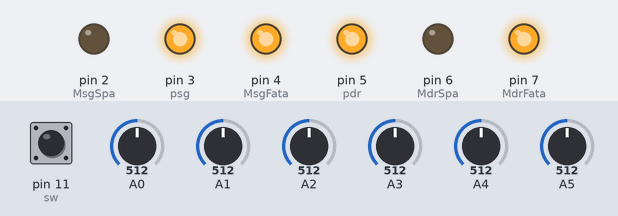
Simulated run of this sketch. Board: Arduino Uno, built with avr-gcc and run on an emulated ATmega328P. Shown: output pins drawn as LEDs (lit = HIGH). The test bench sets the inputs (shaded band); at power-on: A0 = 512, A1 = 512, A5 = 512, pin 11 (sw) HIGH, A3 = 512, A4 = 512, A2 = 512.

Above: at 1.2 s.
1.3 s: A0 set to 530
At 2.0 s:
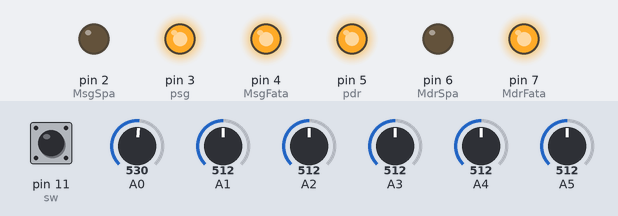
2.8 s: A1 set to 716
At 3.1 s:
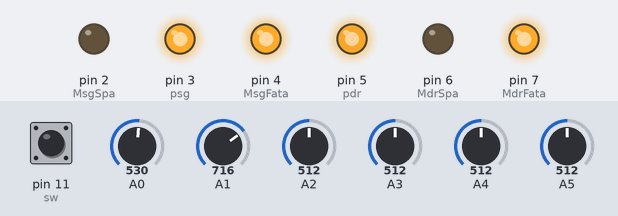
4.3 s: A5 set to 190
At 5.6 s:
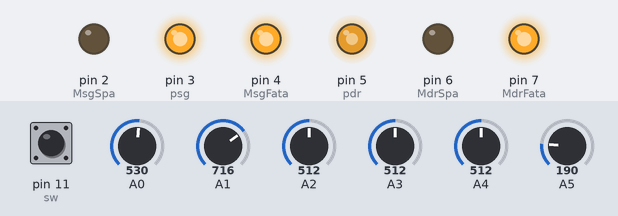
7.3 s: pin 11 (sw) pulled LOW for 3.2 s
At 8.2 s:
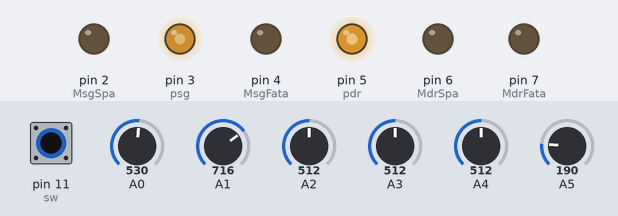
12.0 s: A3 set to 716
At 12.6 s:
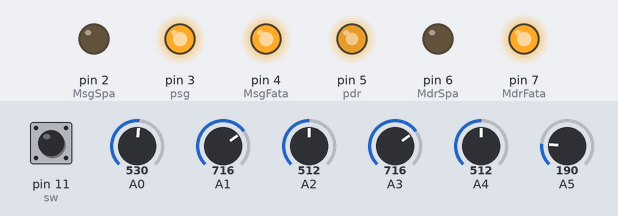
13.5 s: A4 set to 306
Timing chart, 0 to 17.5 s (numbered marks = the images above; inputs shaded):
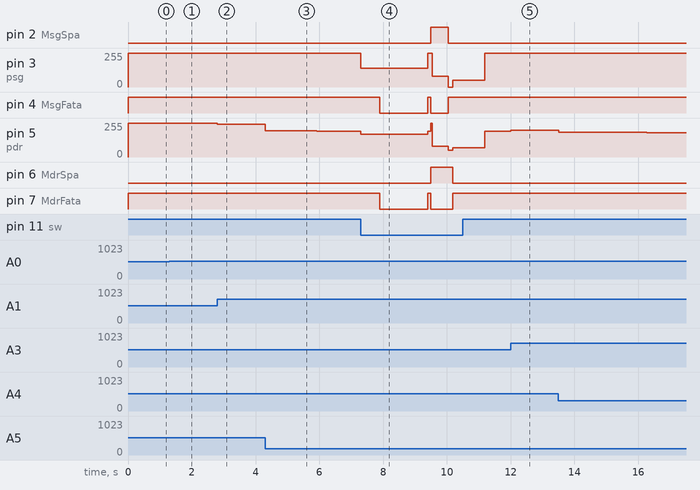

The sketch:

program_linie.ino
```cpp
//program cu caramida
const int pingPin = 4;
long duration, inches, cm;

const int MdrSpa = 6;
const int MdrFata =7;
const int pdr=5;

const int MsgSpa = 2;
const int MsgFata =4;
const int psg=3;

long sensors[] = {0,0,0,0,0,0,0,0,0,0,0,0,0,0,0,0};
long masuraSenz = 0;
int sw=11;
int sumaSenz = 0;
int p=0,s=0, c=0, pozitie = 0;
int proportional = 0;
long integral = 0;
int derivative = 0;
int propOld = 0;
int control = 0;
double pf=0,ps=0;
int  pw = 255;
float Kp = .1;
float Ki = .000001;
float Kd = 10.105;
int prop,bd=0,bs=0,nrSenz=6;
int limit =(nrSenz-1)*1000/2;

void setup()
{
 pinMode (MdrFata, OUTPUT);
 pinMode (MsgFata,OUTPUT);
 pinMode (MdrSpa, OUTPUT);
 pinMode (MsgSpa, OUTPUT);
 pinMode(pdr,OUTPUT);
 pinMode(psg,OUTPUT);
  Serial.begin(9600);
 pinMode (sw,INPUT);
 digitalWrite(sw, HIGH);
 }


void loop()
{
 citeste();
  vezi();
 decide();
 set_motors();

}

void citeste()
{
 for (int i = 0; i < nrSenz; i++)
 {
   sensors[i] = analogRead(i);

  if (sensors[i] < 200)
   {
     sensors[i] = 0;
   }
 }
masuraSenz = 0;

for (int i = 0; i < nrSenz; i ++)
 {
   masuraSenz += sensors[i] * i * 1000;
 }

sumaSenz = 0;

 for (int i = 0; i < nrSenz; i++)
 {
   sumaSenz += int(sensors[i]);
 }

pozitie = int(masuraSenz / sumaSenz);

proportional = pozitie - limit;
 prop=proportional;
if (-proportional==limit+1) proportional=propOld;

if (-prop != limit+1) {bd=0;bs=0;ps=0;pf=0;}
//if (analogRead (1)<250) bs=0;
//if (analogRead (nrSenz-2)<250)bd=0;
 integral = integral + proportional;

 derivative = proportional - propOld;


  propOld = proportional;
//Serial.print("proportional");Serial.print(' ');Serial.println(proportional); delay (100);

 control = int(proportional * Kp + integral * Ki + derivative * Kd);
}

void decide()
{

  //90
//if (analogRead (nrSenz-1)>350 && analogRead (nrSenz-3)>350) {bd=1,pf=pw/2;ps=pw/2;delay(10); citeste();baga_linie();}
//if (analogRead(0)>350 && analogRead (2)>350){bs=1;pf=pw/2; ps=pw/2; delay(10);citeste();baga_linie();}
//opreste
//if (analogRead(0)>350 && analogRead (nrSenz-1)>350){ delay(20);if (analogRead(0)>250 && analogRead (nrSenz-1)>250)opreste();}

//cauta linie
if (proportional>1500 && -prop==limit+1 ) {bs=1;pf=pw;ps=pw/5;baga_linie();}
if (proportional<-1500 && -prop==limit+1 ) {bd=1;pf=pw; ps=pw/5;baga_linie();}


//90

//Serial.print("bs");Serial.print(' ');Serial.println(bs); delay (100);
//Serial.print("bd");Serial.print(' ');Serial.println(bd); delay (100);


}


void baga_linie()
{

while (bs==1)
 {
   citeste();
   ps=ps+.05;
  //Serial.print("ps");Serial.print(' ');Serial.println(ps);// delay (100);
  if (ps>pw) ps=pw;

  digitalWrite(MsgSpa,1);
  digitalWrite(MdrSpa,0);
  digitalWrite(MsgFata,0);
  digitalWrite(MdrFata,1);//////
  analogWrite(psg,ps);
  analogWrite(pdr,pf);


//   control = pw;
 }

 while (bd==1)
 {
   citeste();
    ps=ps+.05;
  if (ps>pw) ps=pw;
  digitalWrite(MsgSpa,0);
  digitalWrite(MdrSpa,1);
  digitalWrite(MsgFata,1);
  digitalWrite(MdrFata,0);
  analogWrite(pdr,ps);
  analogWrite(psg,pf);

 // control = -pw;
 }


}
void set_motors()
{
 digitalWrite(MdrSpa,0);
 digitalWrite(MsgSpa,0);
//Serial.print("bs");Serial.print(' ');Serial.println(bs); delay (100);
//Serial.print("bd");Serial.print(' ');Serial.println(bd); delay (100);
  if (control > pw)
 {
   control = pw;
 }


 if (control < -pw)
 {
   control = -pw;
 }

 if (control < 0)
 {
   digitalWrite(MdrSpa,0);
 digitalWrite(MsgSpa,0);
 digitalWrite(MdrFata,1);
 digitalWrite(MsgFata,1);
   analogWrite(pdr, pw + control);
   analogWrite(psg, pw);
 }
else
 {
   digitalWrite(MdrSpa,0);
 digitalWrite(MsgSpa,0);
 digitalWrite(MdrFata,1);
 digitalWrite(MsgFata,1);
   analogWrite(pdr, pw);
   analogWrite(psg, pw - control);
 }
}

void opreste()
{


  digitalWrite(MdrSpa,0);
  digitalWrite(MsgFata,0);
  digitalWrite(MsgSpa,0);
  digitalWrite(MdrFata,0);
 while (1);
}

void vezi()
{
   if (digitalRead(sw)==0) p++ ;
   if (p==1 && s==0)
   {
      digitalWrite(MdrSpa,0);
      digitalWrite(MsgSpa,0);
      digitalWrite(MsgFata,1);
      digitalWrite(MdrFata,1);
      analogWrite(psg,140);
      analogWrite(pdr,170);
      delay(600);s=1;
       digitalWrite(MdrSpa,0);
       digitalWrite(MsgFata,0);
      digitalWrite(MsgSpa,0);
      digitalWrite(MdrFata,0);
      delay(1500);

   }
   //Serial.println(c);
   if (p>100 && s==1 && c==0) caramida();


 // Serial.print(cm);  Serial.print("cm");  Serial.println();  delay(100);
}


void caramida()
{
  bs=0;bd=0;
 c=1;

//spate
  digitalWrite(MdrSpa,1);
  digitalWrite(MdrFata,0);
  analogWrite(pdr,pw);
  digitalWrite(MsgFata,0);
  digitalWrite(MsgSpa,1);
  analogWrite(psg,pw);

  delay (50);
  digitalWrite(MdrSpa,1);
  digitalWrite(MsgSpa,1);
  analogWrite(pdr,80);
 analogWrite(psg,80);
 digitalWrite(MdrFata,0);
 digitalWrite(MsgFata,0);

delay (500);


// deviatia dupa caramida
 digitalWrite(MdrSpa,1);
 digitalWrite(MsgSpa,0);
 digitalWrite(MdrFata, 0);
 digitalWrite(MsgFata,1);
 analogWrite(pdr,50);
 analogWrite(psg,0);


delay (150);

// mergi in dreptul caramizii
//opreste();
 digitalWrite(MdrSpa,0);
 digitalWrite(MsgSpa,0);
 digitalWrite(MdrFata,1);
 digitalWrite(MsgFata,1);
 analogWrite(pdr, 70);
 analogWrite(psg, 50);
delay (1000);
/*
/opreste();

// intoarce

  analogWrite(MdrSpa,50);
 analogWrite(MsgSpa,0);
 analogWrite(MdrFata, 0);
 analogWrite(MsgFata, 50);
delay (300);
//opreste();
*/
citeste();
while (-prop==limit+1)
 {

citeste();
//Serial.print(proportional);    delay(100);
 digitalWrite(MdrSpa,0);
 digitalWrite(MsgSpa,0);
 digitalWrite(MdrFata,1);
 digitalWrite(MsgFata,1);
 analogWrite(pdr, 100);
 analogWrite(psg, 100);
//  if (proportional<limit-1000 && proportional>-limit+1000) return;
 // delay (500);
 //goto a;
 }
}
```

Measured:
- after the input at 1.3 s, pin 5 (pdr): 255/255 → 254/255 at once
- after the input at 2.8 s, pin 5 (pdr): 254/255 → 245/255 at once
- after the input at 4.3 s, pin 5 (pdr): 245/255 → 197/255 at once, → 196/255 0.13 s later, → 195/255 1.5 s later
- after the input at 7.3 s, pin 2 (MsgSpa): LOW → HIGH after 2.2 s, → LOW 0.55 s later; pin 3 (psg): 255/255 → 140/255 at once, → 255/255 2.1 s later, → 80/255 0.14 s later, → 0/255 0.50 s later, … (6 changes in this stretch)
- after the input at 12.0 s, pin 5 (pdr): 194/255 → 201/255 at once
